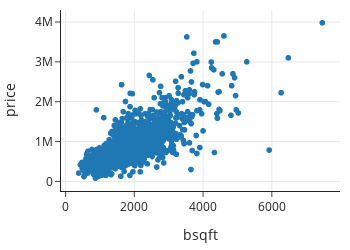

The notebook cell saved with this chart:
### Markdown cell above
Sale price correlates most highly with house size, called `bsqft` for building square feet. We make a scatter plot of sale price against house size to confirm the association is linear:

### Code cell
fig = px.scatter(sfh, x="bsqft", y="price", width=350, height=250)

fig

### Figure 1 — Plotly figure (JSON) as saved in the notebook; plotly's stock layout.template omitted (floating-point values rounded to 4 significant figures; data arrays with more than 128 entries replaced by an {"elided": "..."} marker saying what was removed)
{"data": [{"hovertemplate": "bsqft=%{x}<br>price=%{y}<extra></extra>", "legendgroup": "", "marker": {"color": "#1F77B4", "symbol": "circle"}, "mode": "markers", "name": "", "showlegend": false, "type": "scattergl", "x": {"elided": "2667 int values"}, "xaxis": "x", "y": {"elided": "2667 int values"}, "yaxis": "y"}], "layout": {"height": 250, "legend": {"tracegroupgap": 0}, "width": 350, "xaxis": {"anchor": "y", "autorange": true, "domain": [0, 1], "range": [-133.9, 7983.0], "title": {"text": "bsqft"}, "type": "linear"}, "yaxis": {"anchor": "x", "autorange": true, "domain": [0, 1], "range": [-241200.0, 4301000.0], "title": {"text": "price"}, "type": "linear"}}}
